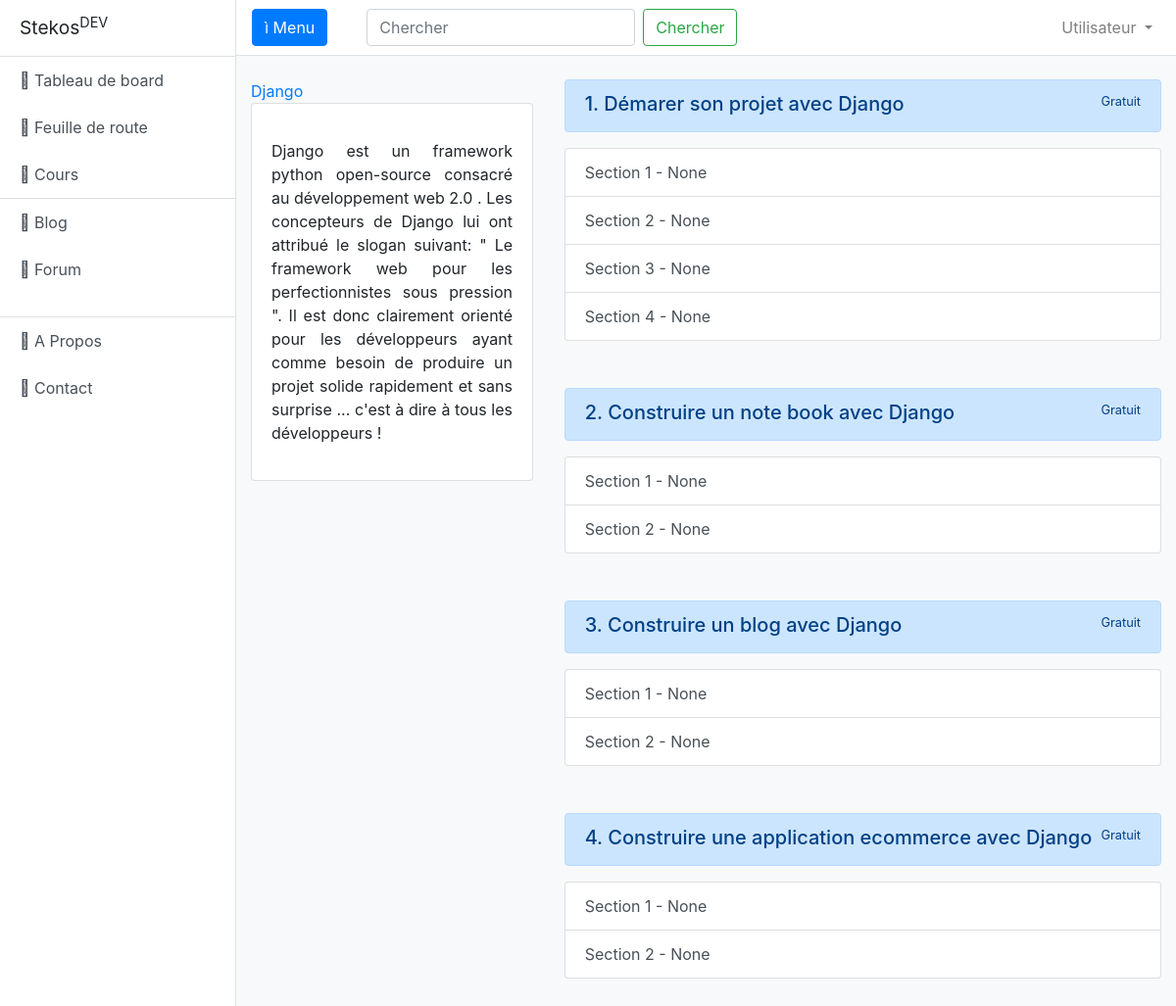
The app's page /courses/tech/python-django with its own data.
### courses/models.py (models this page shows, shortened)
class Technology(models.Model):
    title = models.CharField(verbose_name=_('title of the tech'), max_length=120)
    slug = models.SlugField(verbose_name=_('tech slug'))
    image = models.ImageField(verbose_name=_('tech image'), default='default.png')
    description = RichTextField(verbose_name=_('description'))
    def __str__(self):
        return self.title
    def get_absolute_url(self):
        return reverse('courses:tech-detail', kwargs={'slug': self.slug})
    def image_url(self):
        if self.image and hasattr(self.image, 'url'):
            return self.image.url
    @property
    def courses(self):
        return self.course_set.all().order_by('position')
    class Meta:
        verbose_name = _('Technology')
        verbose_name_plural = _('Technologies')

class Course(models.Model):
    technology = models.ForeignKey(Technology, on_delete=models.CASCADE, verbose_name=_('belongs to'))
    position = models.IntegerField(verbose_name=_('course number'))
    title = models.CharField(verbose_name=_('title of the course'), max_length=120)
    slug = models.SlugField(verbose_name=_('course slug'))
    image = models.ImageField(verbose_name=_('course image'), default='default.png')
    description = models.TextField(verbose_name=_('description'))
    is_free = models.BooleanField(verbose_name=_('course is free ?'), default=True)
    price = models.IntegerField(verbose_name=_('price of the course'), null=True)
    @property
    def sections(self):
        return self.section_set.all().order_by('position')
    class Meta:
        verbose_name = _('Course')
        verbose_name_plural = _('Courses')

class Section(models.Model):
    course = models.ForeignKey(Course, on_delete=models.SET_NULL, null=True, verbose_name=_('section belongs to'))
    position = models.IntegerField(verbose_name=_('section number'))
    title = models.CharField(verbose_name=_('title of the section'), max_length=100, null=True)
    class Meta:
        verbose_name = _('Section')
        verbose_name_plural = _('Sections')

### courses/views.py (the view)
# urls.py: path('tech/<slug>', TechnologyDetailView.as_view(), name='tech-detail'),
class TechnologyDetailView(DetailView):
    model = Technology

### courses/templates/courses/technology_detail.html (shortened to what this page needs)
{% extends "courses/layouts/base.html" %}
{% block content %}
    <div class="row">
        <div class="col-sm-4 col-md-4">
            <a href="{{ object.get_absolute_url }}">{{ object }}</a>
            <div class="card" style="width: 18rem;">
                <div class="card-body">
                    <p class="card-text">
                        {{ object.description|safe }}
                    </p>
                </div>
            </div>
        </div>
        <div class="col-sm-8 col-md-8">
            <div class="list-group">
                {% for course in object.courses %}
                    <div>
                        <div class="d-flex w-100 justify-content-between alert alert-primary">
                            <h5 class="mb-1" data-toggle="collapse" href="#collapse{{ course.pk }}" aria-expanded="false" aria-controls="collapse{{ course.pk }}">{{ course.position }}. {{ course.title }}</h5>
                            <small>Gratuit</small>
                        </div>
                        <div class="list-group collapse" id="collapse{{ course.pk }}">
                            {% for section in course.sections %}
                                <a class="list-group-item list-group-item-action" href="#">Section {{ section.position }} - {{ section.title }}</a>
                            {% endfor %}
                        </div>
                        <br>
                    </div>
                    <br>
                {% endfor %}
            </div>
        </div>
    </div>
{% endblock %}

### courses/static/courses/css/simple-sidebar.css (style rules this page uses)
body { overflow-x: hidden; }

### records on screen
Technology: title "Django", description "Django est un framework python open-source consacré au développement web 2.0 . Les concepteurs de Django lui ont attribué le slogan suivant: \" Le framework web pour les perfectionnistes sous pression \". Il est donc clairement orienté pour les développeurs ayant comme besoin de produire un projet solide rapidement et sans surprise ... c'est à dire à tous les développeurs !"
Course: position "1", title "Démarer son projet avec Django"
Section: position "1", title "None"
Section: position "2", title "None"
Section: position "3", title "None"
Section: position "4", title "None"
Course: position "2", title "Construire un note book avec Django"
Section: position "1", title "None"
Section: position "2", title "None"
Course: position "3", title "Construire un blog avec Django"
Section: position "1", title "None"
Section: position "2", title "None"
Course: position "4", title "Construire une application ecommerce avec Django"
Section: position "1", title "None"
Section: position "2", title "None"
